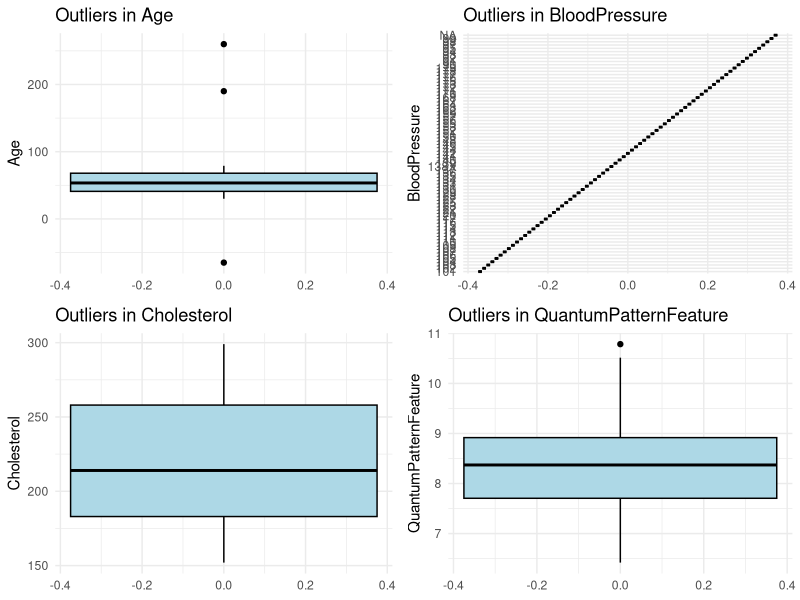

Here is the R script that generated this plot:
library(ggplot2)
library(gridExtra)
library(readxl)


data <- read_excel("Dataset/original_dataset.xlsx")


numeric_cols <- c("Age", "BloodPressure", "Cholesterol", "QuantumPatternFeature")

create_boxplot <- function(col_name) {
  ggplot(data, aes(y = .data[[col_name]])) +
    geom_boxplot(fill = "lightblue", color = "black") +
    labs(title = paste("Outliers in", col_name),
         y = col_name) +
    theme_minimal()
}

outlier_plots <- lapply(numeric_cols, create_boxplot)

grid_plots <- do.call(grid.arrange, c(outlier_plots, ncol = 2))

ggsave("Visualization/outlier_plots.png", grid_plots, width = 10, height = 8)